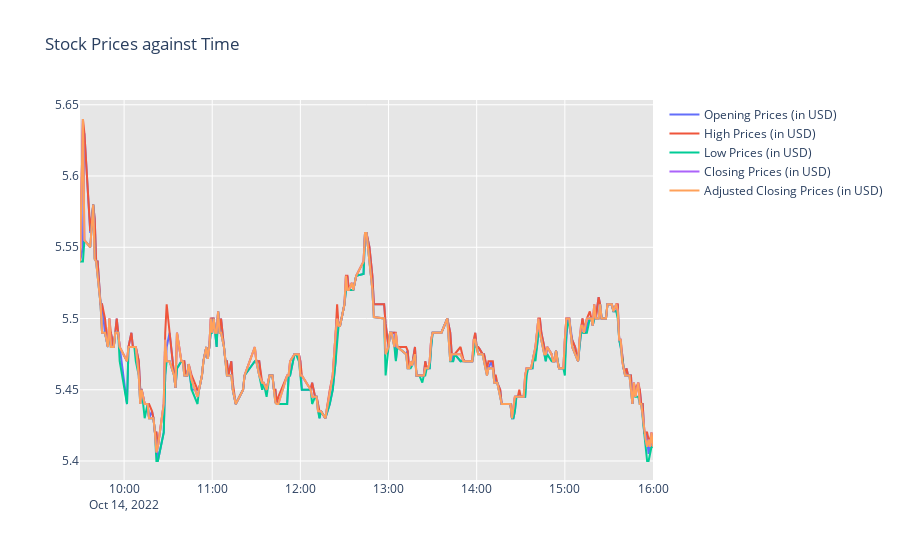

Notebook code cell kept with this figure:
### Code cell
# Updating figure
fig2.update_layout(title='Stock Prices against Time',
                   plot_bgcolor='rgb(230, 230,230)',
                   showlegend=True)

### Figure 1 — Plotly figure (JSON) as saved in the notebook; plotly's stock layout.template omitted (floating-point values rounded to 4 significant figures; data arrays with more than 128 entries replaced by an {"elided": "..."} marker saying what was removed)
{"data": [{"name": "Opening Prices (in USD)", "type": "scatter", "x": {"elided": "265 str values"}, "y": {"elided": "265 float values"}}, {"name": "High Prices (in USD)", "type": "scatter", "x": {"elided": "265 str values"}, "y": {"elided": "265 float values"}}, {"name": "Low Prices (in USD)", "type": "scatter", "x": {"elided": "265 str values"}, "y": {"elided": "265 float values"}}, {"name": "Closing Prices (in USD)", "type": "scatter", "x": {"elided": "265 str values"}, "y": {"elided": "265 float values"}}, {"name": "Adjusted Closing Prices (in USD)", "type": "scatter", "x": {"elided": "265 str values"}, "y": {"elided": "265 float values"}}], "layout": {"plot_bgcolor": "rgb(230, 230,230)", "showlegend": true, "title": {"text": "Stock Prices against Time"}}}
